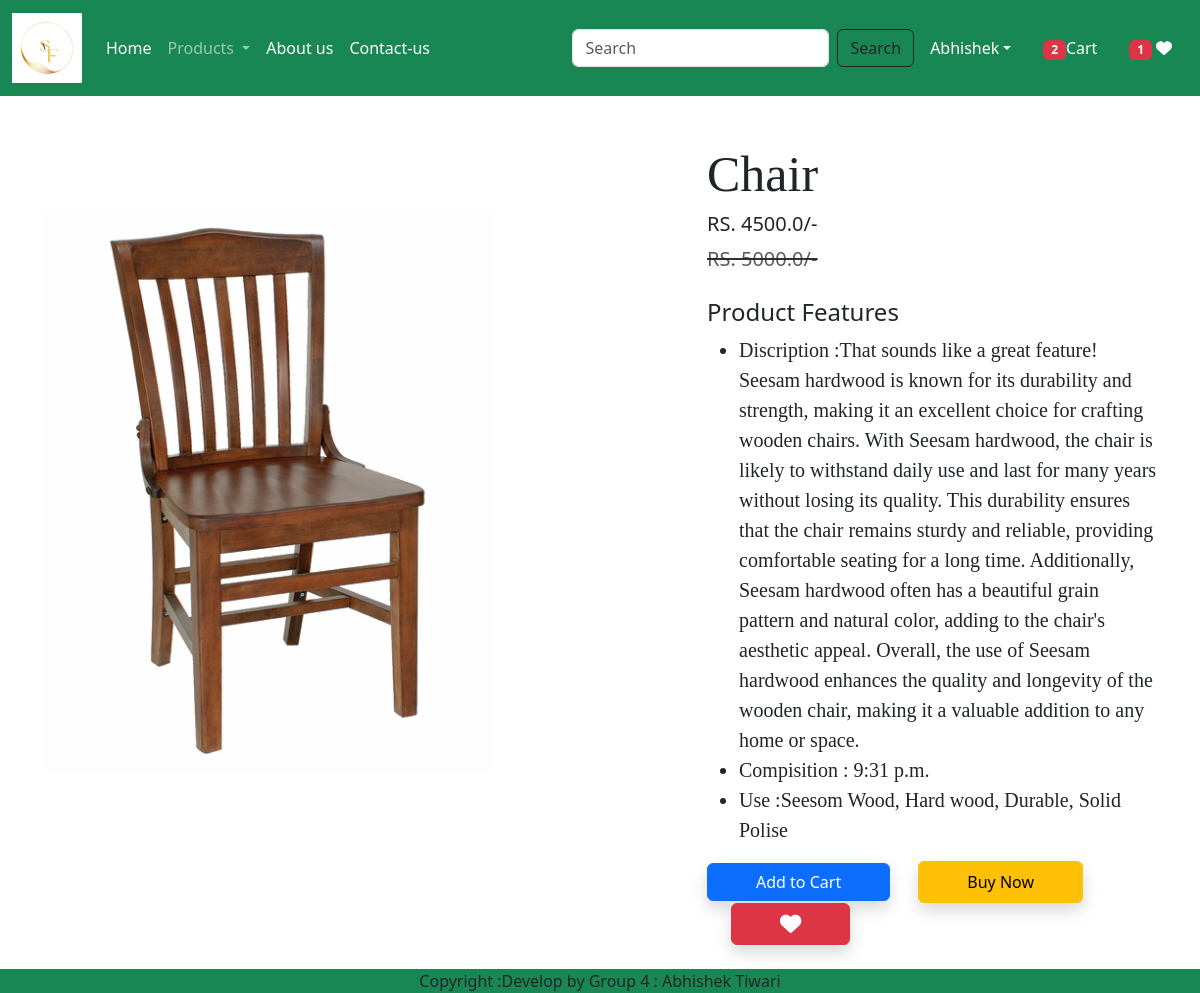
Page /product-detail/1 (signed in) on the committed database.
### app/models.py (models this page shows, shortened)
class Product(models.Model):
    title = models.CharField(max_length=100)
    selling_price = models.FloatField()
    discounted_price =  models.FloatField()
    discription = models.TextField()
    composition = models.TimeField(default='')
    prodapp = models.TextField(default='')
    category = models.CharField(choices=CATEGORY_CHOICES, max_length=2)
    product_image = models.ImageField(upload_to='product')

### app/views.py (the view)
# urls.py: path("product-detail/<int:pk>", views.ProductDetail.as_view(), name="product-detail"),
@method_decorator(login_required,name='dispatch')
class ProductDetail(View):
    def get(self,request,pk):
        product = Product.objects.get(pk=pk)
        wishlist =  Wishlist.objects.filter(Q(product=product) & Q(user=request.user))
        totalitem = 0
        wishitem = 0
        if request.user.is_authenticated:
           totalitem = len(Cart.objects.filter(user=request.user))
        wishitem = len(Wishlist.objects.filter(user=request.user))
        return render(request,"app/productdetail.html",locals())    # Pass the queryset to the template context

### app/templates/app/productdetail.html (shortened to what this page needs)
{% extends 'app/base.html' %}
{% load static %}
{% block main-content %}
<div class="container my-5">
    <div class="row flex justify-content-between">
        <div class="img2 col-lg-5 mt-5">
            <img src="{{ product.product_image.url }}" class="image col-xs-6 col-sm-12 col-lg-12 mt-3 text-sm-center w-100 h-75" alt="">
        </div>
        <div class="productdetail col-lg-5">
            <h1 style="font-family: Georgia; font-size: 50px;">{{ product.title }}</h1>
            <h5>RS. {{ product.discounted_price }}/-</h5>
            <small class="text-decoration-line-through text-muted fs-5"><del>RS. {{ product.selling_price }}/-</small></del>
            <br><br><h4>Product Features</h4>
            <ul class="fs-5" style="font-family: Rajdhani;">
                <li>Discription :{{product.discription}}</li>
                <li>Compisition : {{product.composition}}</li>
                <li>Use :{{product.prodapp}}</li>
            </ul>
            <form action="{% url 'add-to-cart' %}" class="d-inline">
                <button type="submit" class="btn btn-primary shadow px-5">Add to Cart</button>
            </form>
            <a href="{% url 'show-cart' %}" class="btn btn-warning shadow px-5 py-2 ms-4">Buy Now</a>
            {% if wishlist %}
    <a pid="{{product.id}}" class="minus-wishlist btn btn-danger shadow px-5 py-2 ms-4"><i class="fas fa-heart fa-lg"></i></a>
{% else %}
    <a pid="{{product.id}}" class="plus-wishlist btn btn-success shadow px-5 py-2 ms-4"><i class="fas fa-heart fa-lg"></i></a>
{% endif %}
        </div>
    </div>
</div>
{% endblock main-content %}

### rows in the picture
Product: product_image (picture), title "Chair", discounted_price "4500.0", selling_price "5000.0", discription "That sounds like a great feature! Seesam hardwood is known for its durability and strength, making it an excellent choice for crafting wooden chairs. With Seesam hardwood, the chair is likely to withstand daily use and last for many years without losing its quality. This durability ensures that the chair remains sturdy and reliable, providing comfortable seating for a long time. Additionally, Seesam hardwood often has a beautiful grain pattern and natural color, adding to the chair's aesthetic appeal. Overall, the use of Seesam hardwood enhances the quality and longevity of the wooden chair, making it a valuable addition to any home or space.", composition "9:31 p.m.", prodapp "Seesom Wood, Hard wood, Durable, Solid Polise"

### other values in the picture
{{ totalitem }} "2"
{{ wishitem }} "1"
